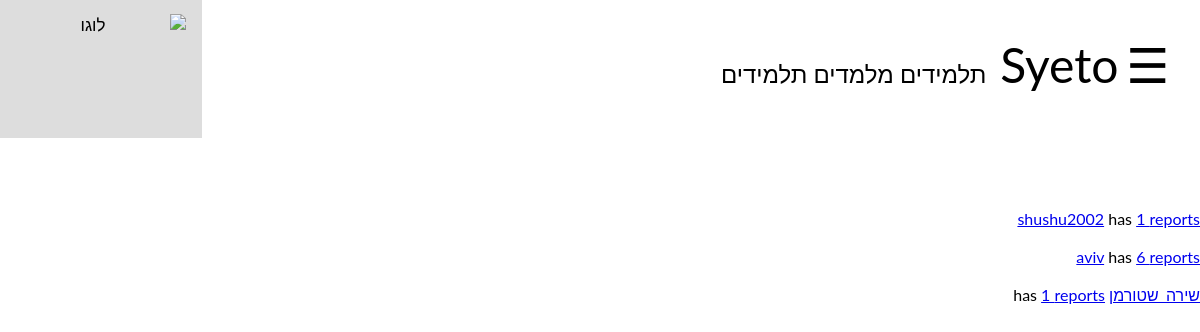
The page /admin_options/view_reports (signed in) on the database its author committed.
### tables this page shows
CREATE TABLE "reports" (
	"ID"	TEXT,
	"reported_user"	TEXT,
	"content"	TEXT,
	"date"	TEXT,
	PRIMARY KEY("ID")
);

### Application.py (the view)
@app.route("/admin_options/view_reports")
def view_reports():
    if 'user' in session:
        if DataBaseFunctions.is_admin(session['user']):
            return render_template("view_reports_by_usernames.html", reported_users=DataBaseFunctions.get_reports_dict_list())
    return redirect('/homePage')

### Application.py (called while the page is built)
@app.before_request
def update_lessons_offers():
    if 'user' in session:
        DataBaseFunctions.update_lessons_offers_that_have_passed(session['user'])
        DataBaseFunctions.update_lessons_offers_that_are_no_longer_relevant(session['user'])

@app.before_request
def update_last_login():
    if 'user' in session:
        DataBaseFunctions.update_last_login(session['user'])

@app.before_request
def update_lessons_requests_quantity():
    if 'user' in session:
        session['new_lessons_offers'] = DataBaseFunctions.number_of_lessons_requests(session['user'])
        session['new_messages'] = DataBaseFunctions.number_of_new_messages(session['user'])
        session['new_friend_requests'] = DataBaseFunctions.number_of_friend_requests(session['user'])
        session['lessons'] = DataBaseFunctions.number_of_lessons(session['user'])

### DataBaseFunctions.py (called while the page is built)
    @staticmethod
    def get_date():
        import datetime
        date = str(datetime.datetime.now()).split(' ')[0]
        date = date.split('-')
        date.reverse()
        date = '/'.join(date)
        return date

    @staticmethod
    def get_time():
        import datetime
        date = str(datetime.datetime.now()).split(' ')[1]
        date=date.split(':')
        return (date[0]+':'+date[1])

    @staticmethod
    def is_admin(username):
        conn = sqlite3.connect('database.db', timeout=2)
        admin = conn.execute("select is_admin from users where username=?", (username,))
        for row in admin:
            admin = row[0]
        if admin == "yes":
            return True
        return False

    @staticmethod
    def get_num_of_reports(username):
        conn = sqlite3.connect('database.db', timeout=2)
        command = conn.execute("select ID from reports where reported_user=?", (username,))
        return len(list(command))

    @staticmethod
    def get_all_reported_users():
        conn = sqlite3.connect('database.db', timeout=2)
        command = conn.execute("select reported_user from reports")
        users=[]
        for i in command:
            users.append(i[0])
        users = list(dict.fromkeys(users))
        return users

    @staticmethod
    def get_reports_dict_list():
        dicts = []
        all_reported_users = DataBaseFunctions.get_all_reported_users()
        for user in all_reported_users:
            dicts.append({
                'username' : user,
                'num_of_reports' : DataBaseFunctions.get_num_of_reports(user)
            })
        return dicts

### templates/view_reports_by_usernames.html
{%extends "registeredLayout.html"%}
{%block body%}
<br><br>
{% for user in reported_users %}
<a href="/profile?username={{user['username']}}">{{user['username']}}</a> has <a href="/view_user_reports?username={{user['username']}}">{{user['num_of_reports']}} reports</a>
<br><br>
{% endfor %}
{%endblock%}

### templates/generalLayout.html (style rules this page uses)
body { margin: 0; font-family: Arial, Helvetica, sans-serif; }
body { font-family: "Lato", sans-serif; }
body { padding: 0px; }

### rows shown on the page
reports: username "shushu2002", num_of_reports "1"
reports: username "aviv", num_of_reports "6"
reports: username "שירה_שטורמן", num_of_reports "1"
